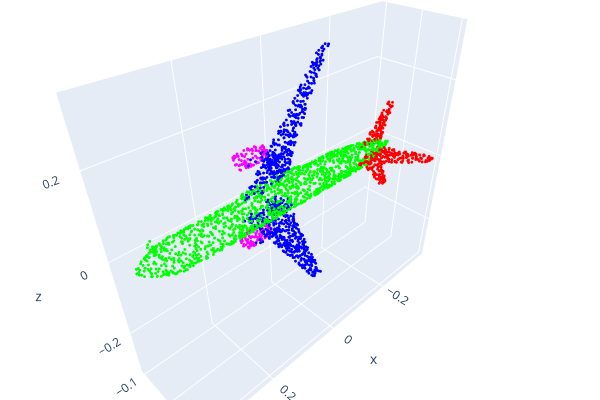

Notebook code for this chart:
### Code cell
pointNetModel.show_3d_visualization(test_sample_dataset.__getitem__(random_idx))

### Figure 1 — Plotly figure (JSON) as saved in the notebook; plotly's stock layout.template omitted (floating-point values rounded to 4 significant figures; data arrays with more than 128 entries replaced by an {"elided": "..."} marker saying what was removed)
{"data": [{"marker": {"color": {"elided": "12000x3 int values"}, "size": 1}, "mode": "markers", "type": "scatter3d", "x": {"elided": "12000 float values"}, "y": {"elided": "12000 float values"}, "z": {"elided": "12000 float values"}}], "layout": {"height": 400, "margin": {"b": 0, "l": 0, "r": 0, "t": 0}, "scene": {"camera": {"center": {"x": 0, "y": 0, "z": 0}, "up": {"x": 0, "y": 0, "z": 1}}}, "showlegend": false, "width": 600}}
